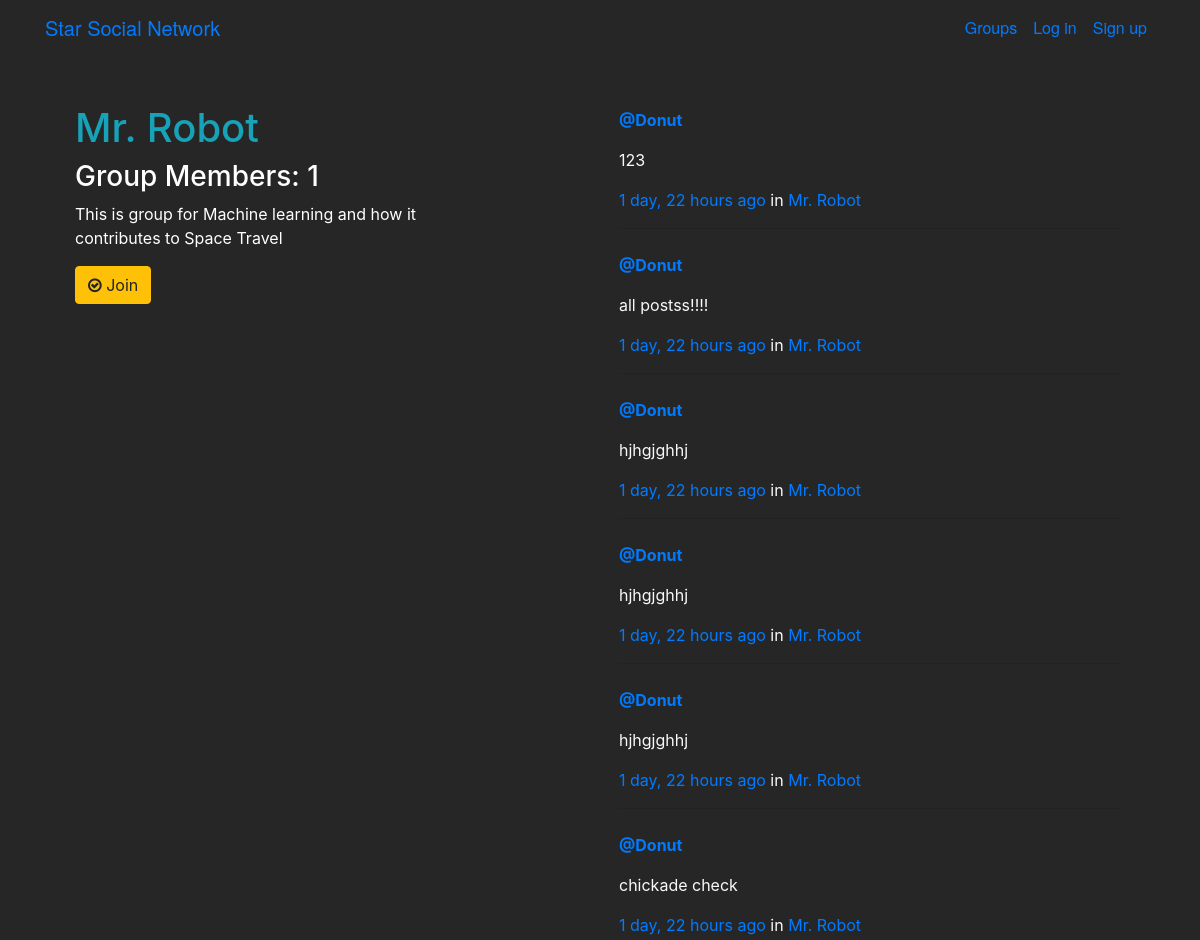
Page /groups/posts/in/mr-robot/ (upper part) on the earlier database version.
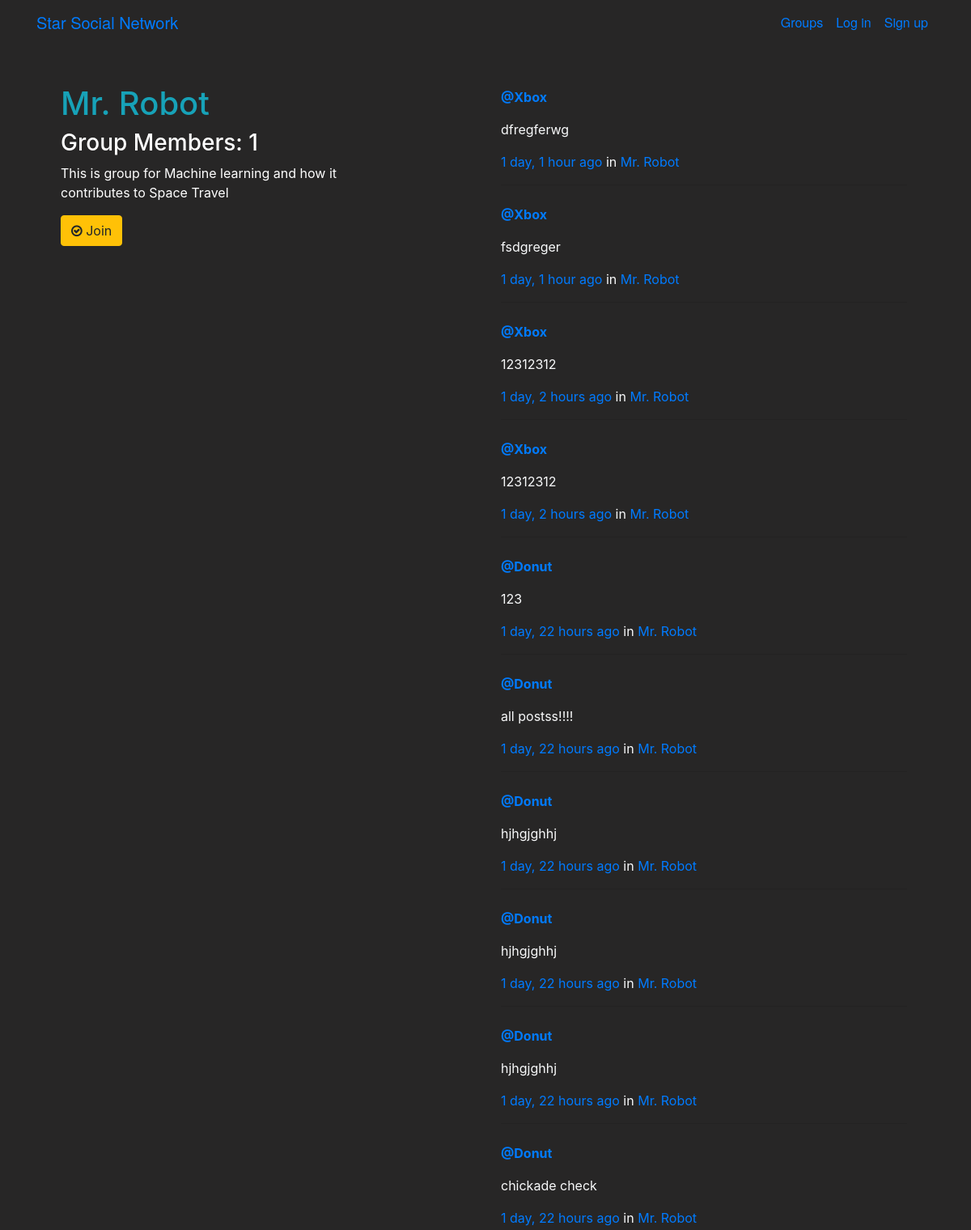
Same page on the later database version.
### posts/models.py (models this page shows, shortened)
class Post(models.Model):
    user = models.ForeignKey(User,related_name='posts',on_delete=models.CASCADE)
    created_at = models.DateTimeField(auto_now_add=True)
    message = models.TextField(blank=True,)
    message_html = models.TextField(editable=False)
    group = models.ForeignKey(Group,related_name='posts',null = True, blank=True,on_delete=models.CASCADE)
    class Meta:
        ordering = ['-created_at']
        unique_together = ['user','message']

### groups/models.py (models this page shows, shortened)
class Group(models.Model):
    name = models.CharField(max_length=255,unique=True)
    slug = models.SlugField(allow_unicode = True,unique=True)
    description = models.TextField(blank=True, default='')
    description_html = models.TextField(editable=False, default='',blank= True)
    members = models.ManyToManyField(User,through='GroupMember')

### groups/views.py (the view)
# urls.py: path("posts/in/<slug>/",views.SingleGroup.as_view(),name="single"),
class SingleGroup(generic.DetailView):
    model = Group
    select_related = ("user", "group")
    class Meta:
        ordering = ['-created_at']

### groups/templates/groups/group_detail.html
{% extends "groups/group_base.html" %}
{% block pregroup %}
<div class="pt-5  col-md-6 ">
  <h1 class="text-info">{{group.name}}</h1>
  <h3 >Group Members: {{group.members.count}}</h3>
  <div class=''style="max-width:400px;">
	<p>{{group.description|safe}}</p>
  </div>
  <div class="content ">
  	{% if user in group.members.all %}
  		<a href="{% url 'groups:leave' slug=group.slug %}" class="btn btn-warning"><span class=></span> Leave Group</a>
		<a href="{% url 'posts:create' %}" class="btn btn-warning">Create Post</a>
  	{% else %}
  		<a href="{% url 'groups:join' slug=group.slug %}" class="btn btn-warning"><span class="fa fa-check-circle-o"></span> Join</a>
  	{% endif %}
  </div>
  <br>
</div>
{% endblock %}
{% block group_content %}
<div id='' class=" pt-5 rounded col-md-6 " >
	{% if group.posts.count == 0 %}
	<h2>No posts in this group yet!</h2>
	{% else %}
		{% for post in group.posts.all %}
			{% include "posts/_post.html" %}
		{% endfor %}
	{% endif %}
</div>
{% endblock %}

### posts/templates/posts/_post.html (shortened to what this page needs)
<div class="post media ">
	<div class="media-body text-light p-1 col-md-12 ">
		<a href="{% url 'posts:for_user' username=post.user.username %}"><strong >@{{ post.user.username }}</strong></a>
		<p class="media-heading nasatext">{{ post.message_html|safe }}</p>
			<time class="time text-primary">{{ post.created_at | timesince}} ago</time>
			{% if post.group %}
			<span class="group-name">in <a href="{% url 'groups:all' %}">{{ post.group.name }}</a></span>
			{% endif %}
		<div class="media-footer">
			<hr>
		</div>
	</div>
</div>

Differences in the rows shown:
added Post: user.username "Xbox", message_html "dfregferwg", created_at "1 day, 1 hour", group.name "Mr. Robot"
added Post: user.username "Xbox", message_html "fsdgreger", created_at "1 day, 1 hour", group.name "Mr. Robot"
added Post: user.username "Xbox", message_html "12312312", created_at "1 day, 2 hours", group.name "Mr. Robot"
added Post: user.username "Xbox", message_html "12312312", created_at "1 day, 2 hours", group.name "Mr. Robot"
